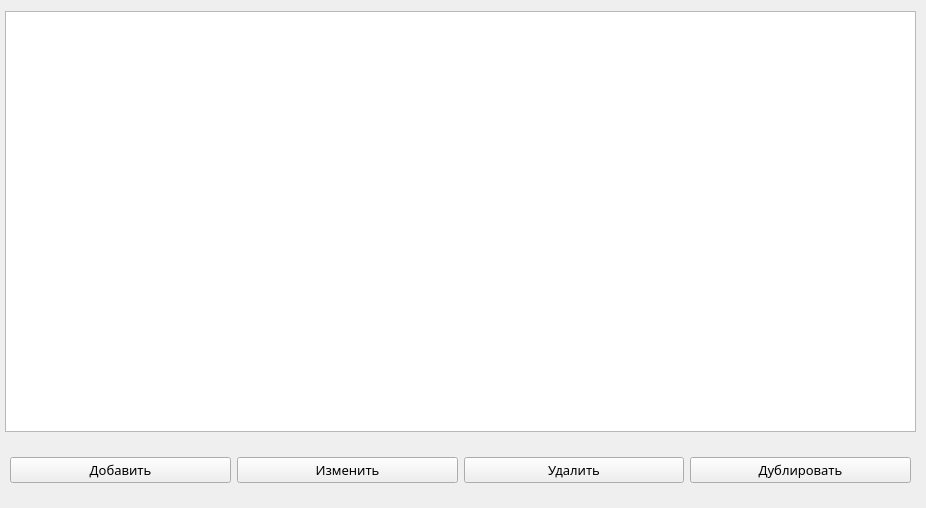
<?xml version="1.0" encoding="UTF-8"?>
<ui version="4.0">
 <class>MainWindow</class>
 <widget class="QMainWindow" name="MainWindow">
  <property name="geometry">
   <rect>
    <x>0</x>
    <y>0</y>
    <width>926</width>
    <height>508</height>
   </rect>
  </property>
  <property name="windowTitle">
   <string>MainWindow</string>
  </property>
  <widget class="QWidget" name="centralwidget">
   <property name="maximumSize">
    <size>
     <width>1080</width>
     <height>800</height>
    </size>
   </property>
   <property name="font">
    <font>
     <family>Forward</family>
     <pointsize>10</pointsize>
     <weight>75</weight>
     <bold>true</bold>
    </font>
   </property>
   <widget class="QWidget" name="horizontalLayoutWidget">
    <property name="geometry">
     <rect>
      <x>10</x>
      <y>450</y>
      <width>901</width>
      <height>41</height>
     </rect>
    </property>
    <layout class="QHBoxLayout" name="horizontalLayout">
     <item>
      <widget class="QPushButton" name="add_button">
       <property name="font">
        <font>
         <family>Sans</family>
         <weight>50</weight>
         <bold>false</bold>
        </font>
       </property>
       <property name="text">
        <string>Добавить</string>
       </property>
      </widget>
     </item>
     <item>
      <widget class="QPushButton" name="update_button">
       <property name="font">
        <font>
         <family>Sans</family>
         <weight>50</weight>
         <bold>false</bold>
        </font>
       </property>
       <property name="text">
        <string>Изменить</string>
       </property>
      </widget>
     </item>
     <item>
      <widget class="QPushButton" name="delete_button">
       <property name="font">
        <font>
         <family>Sans</family>
         <weight>50</weight>
         <bold>false</bold>
        </font>
       </property>
       <property name="text">
        <string>Удалить</string>
       </property>
      </widget>
     </item>
     <item>
      <widget class="QPushButton" name="duplicate_button">
       <property name="minimumSize">
        <size>
         <width>100</width>
         <height>0</height>
        </size>
       </property>
       <property name="font">
        <font>
         <family>Sans</family>
         <weight>50</weight>
         <bold>false</bold>
        </font>
       </property>
       <property name="text">
        <string>Дублировать</string>
       </property>
      </widget>
     </item>
    </layout>
   </widget>
   <widget class="QTableWidget" name="table">
    <property name="geometry">
     <rect>
      <x>5</x>
      <y>11</y>
      <width>911</width>
      <height>421</height>
     </rect>
    </property>
   </widget>
  </widget>
 </widget>
 <resources/>
 <connections/>
</ui>
